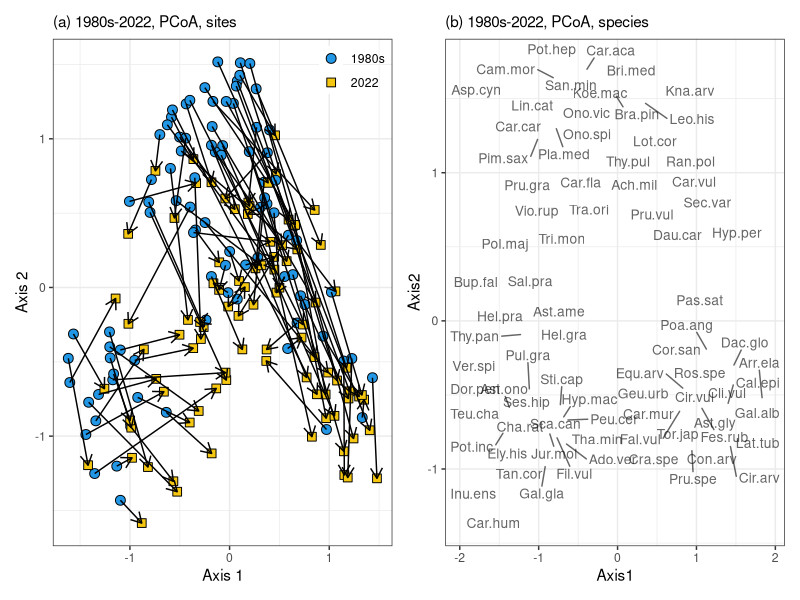
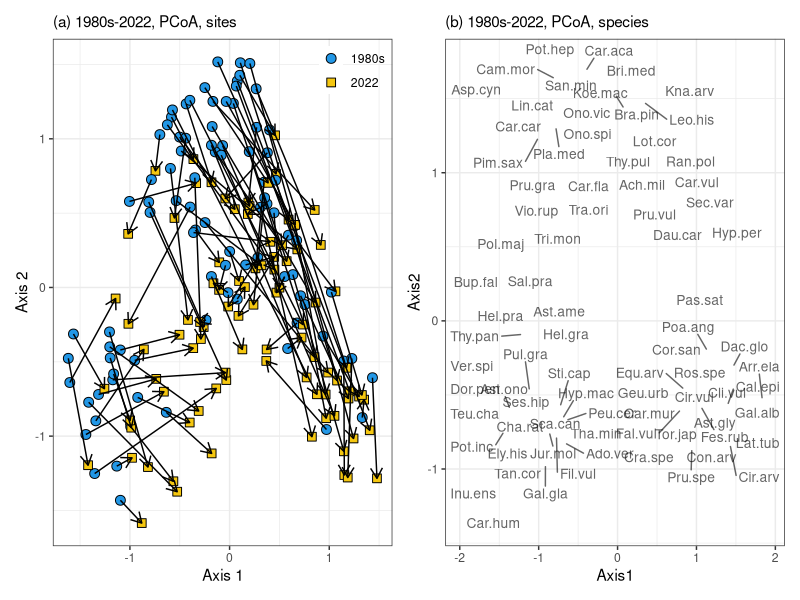

Source code (R) for these figures, in order: (Note: a time limit stopped this script after it produced the figures.)
#' Supplementary code to the article:
#' Klinkovska K, Sperandii MG, Trávníček B, Chytrý M (2023). 
#' Significant decline in habitat specialists in semi-dry grasslands over four decades. 
#' Biodiversity and Conservation.
#' 
#' author Klara Klinkovska, klinkovska.klara@gmail.com
#' R version 4.3.0

library(patchwork) # version 1.1.2
library(vegan) # version 2.6-4
library(ggrepel) # version 0.9.3
library(corrplot) # version 0.92
library(tidyverse) # version 2.0.0
#' dplyr v. 1.1.2
#' ggplot2 v. 3.4.2
#' readr v. 2.1.4
#' stringr v. 1.5.0
#' tibble v. 3.2.1

# species data + square-root transformation
spe <- read_csv("data/Klinkovska_et_al_basiphilous_grasslands_S_Moravia_species.csv") %>% 
  select(-Releve_number) %>% 
  sqrt()

# species characteristics
spe.traits <- read_csv("data/Klinkovska_et_al_basiphilous_grasslands_S_Moravia_species_data.csv") %>% 
  mutate(across(c(starts_with("Ellenberg"), starts_with("dist")), ~as.numeric(.)))

# header data 
head <- read_csv("data/Klinkovska_et_al_basiphilous_grasslands_S_Moravia_head.csv")  

# unconstrained ordination ------------------------------------------------

pcoa <- capscale(spe ~ 1, distance = "bray", sqrt.dist = T)

head.ord <- bind_cols(head, as_tibble(scores(pcoa)$sites))

# ordination plot -----------------------------------------------------------

plot1 <- head.ord %>%
  ggplot(aes(MDS1, MDS2)) +
  geom_point(aes(fill = as.factor(Rs_observ),
                 shape = as.factor(Rs_observ)),
             size = 3) +
  scale_shape_manual(values = 21:22, 
                     labels=c("1980s", "2022")) +
  scale_fill_manual(values = c(4, 7), labels=c("1980s", "2022"))+
  theme_bw() +
  theme(legend.position = c(1,1),
        legend.justification = c(1,1), 
        legend.title = element_blank(), 
        legend.background = element_blank(), 
        plot.title = element_text(size = 11))+
  geom_path(aes(MDS1, MDS2, group=Rs_plot), arrow = arrow(length=unit(0.3, "cm"))) +
  ggtitle("(a) 1980s-2022, PCoA, sites")+
  labs(x="Axis 1", y="Axis 2")

# ordinations with species unconstrained ----------------------------------

# scores for species
spe.fit.pcoa <- envfit(pcoa, spe[colSums(spe!=0)>5]) 

spe.pcoa <- scores(spe.fit.pcoa, "vectors") %>%
  as_tibble(rownames = "species") %>% 
  mutate(MDS1=MDS1*3, 
         MDS2=MDS2*3,
         p = spe.fit.pcoa$vectors$pvals, 
         r = spe.fit.pcoa$vectors$r, 
         short_name = str_c(str_split_i(species, "\\s", 1) %>% str_sub(., 1, 3), 
                            str_split_i(species, "\\s", 2) %>% str_sub(., 1, 3), sep = "."))

# ordination plot with
plot1.spe <- spe.pcoa %>% 
  filter(p < 0.05) %>% 
  slice_max(r, n = 80) %>% 
  ggplot(aes(MDS1, MDS2)) + 
  geom_text_repel(aes(label = short_name), max.overlaps = Inf,
                  alpha = 0.6, cex = 3.5)+
  theme_bw()+
  theme(plot.title = element_text(size=11))+
  ggtitle("(b) 1980s-2022, PCoA, species")+
  labs(x="Axis1", y="Axis2")

# bind together ordination plots for sites and species
plot1 + plot1.spe
ggsave("plots/Fig_3_ordination.png", width = 10, height = 5)

# constrained ordination --------------------------------------------------

dord <- capscale(spe ~ head$Rs_observ+Condition(head$Rs_plot), distance = "bray", sqrt.dist = T)

# significance test
anova(dord, permutations=how(blocks=as.factor(head$Rs_plot), nperm=999))

# significantly increasing and decreasing species
dord.spe <- envfit(dord, spe, choices = 1, 
                    permutations = how(blocks=as.factor(head$Rs_plot), nperm=999), display="lc")

sig.spe <- as_tibble(dord.spe$vectors$arrows, rownames = "species") %>% 
  bind_cols(p = dord.spe$vectors$pvals, r = dord.spe$vectors$r) %>% 
  filter(p < 0.05) %>% 
  arrange(CAP1, p)

# correlation of species scores with their Ellenberg-type indicator values
spe.score <- as.data.frame(scores(dord, display = "species"))

# difference through time
cor.test(spe.score$CAP1, as.numeric(spe.traits$Ellenberg_Light), method = "spearman")
cor.test(spe.score$CAP1, as.numeric(spe.traits$Ellenberg_Temperature), method = "spearman")
cor.test(spe.score$CAP1, as.numeric(spe.traits$Ellenberg_Moisture), method = "spearman")
cor.test(spe.score$CAP1, as.numeric(spe.traits$Ellenberg_Soil_Reaction), method = "spearman")
cor.test(spe.score$CAP1, as.numeric(spe.traits$Ellenberg_Nutrients), method = "spearman")
cor.test(spe.score$CAP1, as.numeric(spe.traits$dist_freq), method = "spearman")
cor.test(spe.score$CAP1, as.numeric(spe.traits$dist_sev), method = "spearman")

# testing differences between protected and non-protected -----------------

# constrained ordination
dord.prot <- capscale(spe ~ head$protected*head$Rs_observ + Condition(head$protected+head$Rs_observ), 
                  distance = "bray", sqrt.dist = T)

# significance test
anova(dord.prot, permutations=how(plots=Plots(as.factor(head$Rs_plot), type="free"), 
                              within=Within("none"), nperm=999))

# correlations of species scores with their indicator values
spe.score <- as.data.frame(scores(dord.prot, display = "species"))

cor.test(spe.score$CAP1, as.numeric(spe.traits$Ellenberg_Light), method = "spearman")
cor.test(spe.score$CAP1, as.numeric(spe.traits$Ellenberg_Temperature), method = "spearman")
cor.test(spe.score$CAP1, as.numeric(spe.traits$Ellenberg_Moisture), method = "spearman")
cor.test(spe.score$CAP1, as.numeric(spe.traits$Ellenberg_Soil_Reaction), method = "spearman")
cor.test(spe.score$CAP1, as.numeric(spe.traits$Ellenberg_Nutrients), method = "spearman")
cor.test(spe.score$CAP1, as.numeric(spe.traits$dist_freq), method = "spearman")
cor.test(spe.score$CAP1, as.numeric(spe.traits$dist_sev), method = "spearman")

# correlations between EIVs -------------------------------------------------
corr <- cor(spe.traits %>% select(starts_with("Ellenberg"), starts_with("dist")), 
              method = "spearman", use = "pairwise.complete.obs")

rownames(corr) <- c("Light", "Temperature", "Moisture", "Soil Reaction", 
                    "Nutrients", "Disturbance frequency", "Disturbance severity")

colnames(corr) <- c("Light", "Temperature", "Moisture", "Soil Reaction", 
                    "Nutrients", "Disturbance frequency", "Disturbance severity")

corrplot(corr, method = "color", type = "upper", addCoef.col = "black", diag = F, 
         tl.col = "black", tl.srt = 45)

png(filename="plots/Appendix_S5_corrplot.png", width=8.5, height=6, units="cm", res=1024)
corrplot(corr, method = "color", type = "upper", addCoef.col = "black", diag = F, 
         tl.col = "black", tl.srt = 45, tl.cex = 0.5, cl.cex = 0.5, number.cex = 0.5)

dev.off()
